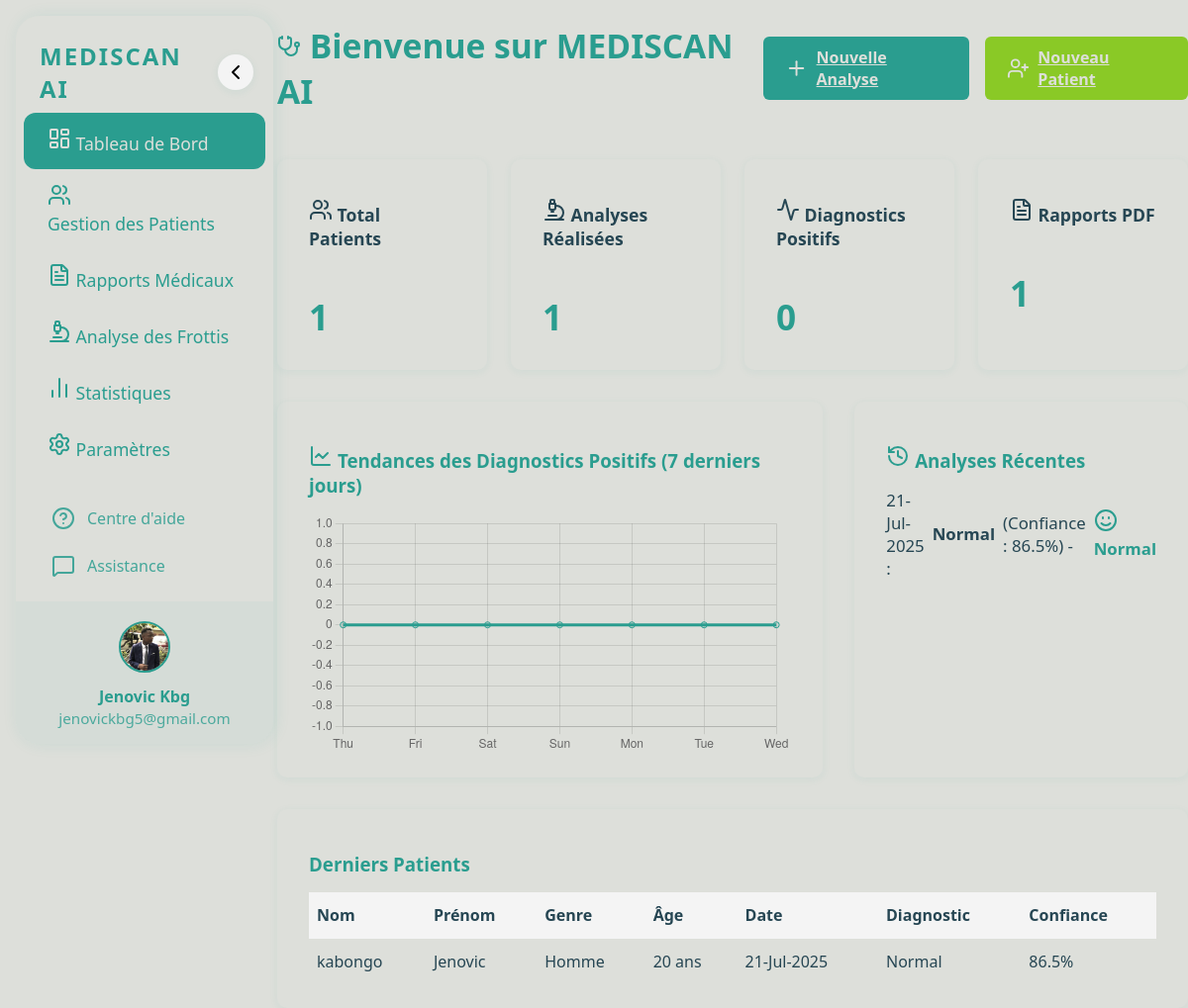
Before: / with the older database file.
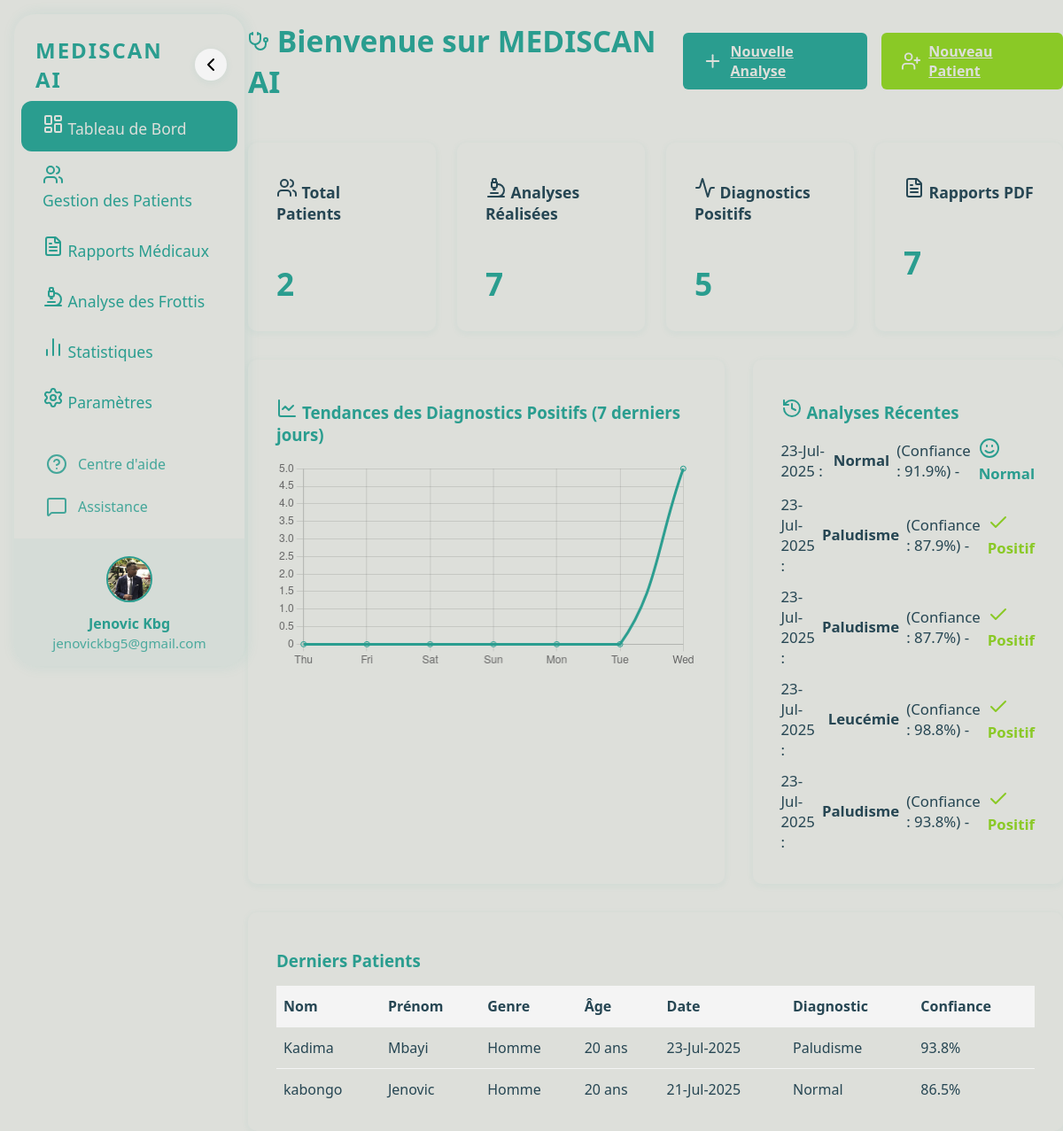
After: the same page with the newer database file.
### diagnostics/models.py (models this page shows, shortened)
class BloodSmear(models.Model):
    patient = models.ForeignKey(Patient, on_delete=models.CASCADE, related_name='frottis')
    image = models.ImageField(upload_to='blood_smears/')
    uploaded_at = models.DateTimeField(auto_now_add=True)
    diagnostic = models.CharField(max_length=100)  # Diagnostic simulé (ex: Paludisme, Anémie...)
    confiance = models.FloatField(null=True, blank=True, default=0)  # Pourcentage de confiance simulé

### patients/models.py (models this page shows, shortened)
class Patient(models.Model):
    SEX_CHOICES = [('M', 'Masculin'), ('F', 'Féminin')]
    nom = models.CharField(max_length=100)
    prenom = models.CharField(max_length=100)
    age = models.IntegerField()
    sexe = models.CharField(max_length=1, choices=SEX_CHOICES)
    taille = models.FloatField()  # en cm
    poids = models.FloatField()  # en kg
    adresse = models.TextField()
    telephone = models.CharField(max_length=20)
    photo = models.ImageField(upload_to='patients_photos/')
    date_enregistrement = models.DateTimeField(auto_now_add=True)  # Ajout de la date d'enregistrement

### MediScanAI/views.py (the view)
# urls.py: 2. Add a URL to urlpatterns:  path('', views.home, name='home')
def home(request):
    total_patients = Patient.objects.count()
    total_analyses = BloodSmear.objects.count()
    total_rapports = MedicalReport.objects.count()
    total_positifs = BloodSmear.objects.exclude(diagnostic__iexact='Normal').count()
    recent_analyses = BloodSmear.objects.select_related('patient').order_by('-uploaded_at')[:5]
    recent_patients = Patient.objects.order_by('-date_enregistrement')[:5]
    today = timezone.now().date()
    days = [today - timedelta(days=i) for i in range(6, -1, -1)]
    day_labels = [d.strftime('%a') for d in days]
    diagnostics_per_day = []
    for d in days:
        count = BloodSmear.objects.filter(uploaded_at__date=d).exclude(diagnostic__iexact='Normal').count()
        diagnostics_per_day.append(count)
    context = {
        'total_patients': total_patients,
        'total_analyses': total_analyses,
        'total_rapports': total_rapports,
        'total_positifs': total_positifs,
        'recent_analyses': recent_analyses,
        'recent_patients': recent_patients,
        'chart_labels': day_labels,
        'chart_data': diagnostics_per_day,
    }
    return render(request, 'home.html', context)

### templates/home.html (shortened to what the changed rows need)
{% load static %}
<!DOCTYPE html>
<html lang="fr">
<head>
    <link rel="stylesheet" href="{% static 'css/style.css' %}">
</head>
<body>
<div class="dashboard">
    <header>
        <h1><i data-lucide="stethoscope"></i> Bienvenue sur MEDISCAN AI </h1>
    </header>
    <section class="stats">
        <div class="card">
            <h2><i data-lucide="users"></i> Total Patients</h2>
            <p class="number">{{ total_patients }}</p>
        </div>
        <div class="card">
            <h2><i data-lucide="microscope"></i> Analyses Réalisées</h2>
            <p class="number">{{ total_analyses }}</p>
        </div>
        <div class="card">
            <h2><i data-lucide="activity"></i> Diagnostics Positifs</h2>
            <p class="number">{{ total_positifs }}</p>
        </div>
        <div class="card">
            <h2><i data-lucide="file-text"></i> Rapports PDF</h2>
            <p class="number">{{ total_rapports }}</p>
        </div>
    </section>
    <section class="chart-and-recent">
        <div class="chart">
            <h3><i data-lucide="line-chart"></i> Tendances des Diagnostics Positifs (7 derniers jours)</h3>
            <canvas id="diagnosticChart"></canvas>
        </div>
        <div class="recent-analyses">
            <ul>
                {% for analyse in recent_analyses %}
                <li>
                    {{ analyse.uploaded_at|date:"d-M-Y" }} :
                    <b>{{ analyse.diagnostic }}</b> (Confiance : {{ analyse.confiance }}%) -
                    <span class="status {% if analyse.diagnostic|lower == 'normal' %}normal{% else %}positive{% endif %}">
                        <i data-lucide="{% if analyse.diagnostic|lower == 'normal' %}smile{% else %}check{% endif %}"></i>
                        {% if analyse.diagnostic|lower == 'normal' %}Normal{% else %}Positif{% endif %}
                    </span>
                </li>
                {% empty %}
                <li>Aucune analyse récente.</li>
                {% endfor %}
            </ul>
        </div>
    </section>
    <section class="patient-list">
        <table>
            <thead>
                <tr>
                    <th>Nom</th>
                    <th>Prénom</th>
                    <th>Genre</th>
                    <th>Âge</th>
                    <th>Date</th>
                    <th>Diagnostic</th>
                    <th>Confiance</th>
                </tr>
            </thead>
            <tbody>
                {% for patient in recent_patients %}
                <tr>
                    <td>{{ patient.nom }}</td>
                    <td>{{ patient.prenom }}</td>
                    <td>{% if patient.sexe == 'M' %}Homme{% else %}Femme{% endif %}</td>
                    <td>{{ patient.age }} ans</td>
                    <td>{{ patient.date_enregistrement|date:"d-M-Y" }}</td>
                    <td>
                        {% with frottis=patient.frottis.all|first %}
                            {% if frottis %}{{ frottis.diagnostic }}{% else %}-{% endif %}
                        {% endwith %}
                    </td>
                    <td>
                        {% with frottis=patient.frottis.all|first %}
                            {% if frottis %}{{ frottis.confiance }}%{% else %}-{% endif %}
                        {% endwith %}
                    </td>
                </tr>
                {% empty %}
                <tr><td colspan="7">Aucun patient récent.</td></tr>
                {% endfor %}
            </tbody>
        </table>
    </section>
</div>
<script>
    lucide.createIcons();
    // Animation sidebar
    const sidebar = document.getElementById('sidebar');
    const toggleBtn = document.getElementById('toggleSidebar');
    toggleBtn.addEventListener('click', () => {
        sidebar.classList.toggle('collapsed');
        // Change icon direction
        const icon = toggleBtn.querySelector('i');
        icon.setAttribute('data-lucide', sidebar.classList.contains('collapsed') ? 'chevron-right' : 'chevron-left');
        lucide.createIcons();
    });
    // Chart.js dynamique
    const ctx = document.getElementById('diagnosticChart').getContext('2d');
    new Chart(ctx, {
        type: 'line',
        data: {
            labels: {{ chart_labels|safe }},
            datasets: [{
                label: 'Diagnostics Positifs',
                data: {{ chart_data|safe }},
                borderColor: '#2A9D8F',
                backgroundColor: 'rgba(42,157,143,0.10)',
                tension: 0.4
            }]
        },
        options: {
            plugins: {
                legend: { display: false },
            }
        }
    });
</script>
</body>
</html>

Changed rows visible on the page:
no longer on this page (row unchanged): BloodSmear: uploaded_at "21-Jul-2025", diagnostic "Normal", confiance "86.5"
added BloodSmear: uploaded_at "23-Jul-2025", diagnostic "Normal", confiance "91.9"
added BloodSmear: uploaded_at "23-Jul-2025", diagnostic "Paludisme", confiance "87.9", shows "Positif"
added BloodSmear: uploaded_at "23-Jul-2025", diagnostic "Paludisme", confiance "87.7", shows "Positif"
added BloodSmear: uploaded_at "23-Jul-2025", diagnostic "Leucémie", confiance "98.8", shows "Positif"
added BloodSmear: uploaded_at "23-Jul-2025", diagnostic "Paludisme", confiance "93.8", shows "Positif"
added Patient: nom "Kadima", prenom "Mbayi", sexe "Homme", age "20", date_enregistrement "23-Jul-2025", frottis.diagnostic "Paludisme", frottis.confiance "93.8"
Other visible differences:
{{ total_patients }}: "1" → "2"
{{ total_analyses }}: "1" → "7"
{{ total_positifs }}: "0" → "5"
{{ total_rapports }}: "1" → "7"
chart data {{ chart_data|safe }}: [0, 0, 0, 0, 0, 0, 0] → [0, 0, 0, 0, 0, 0, 5]
